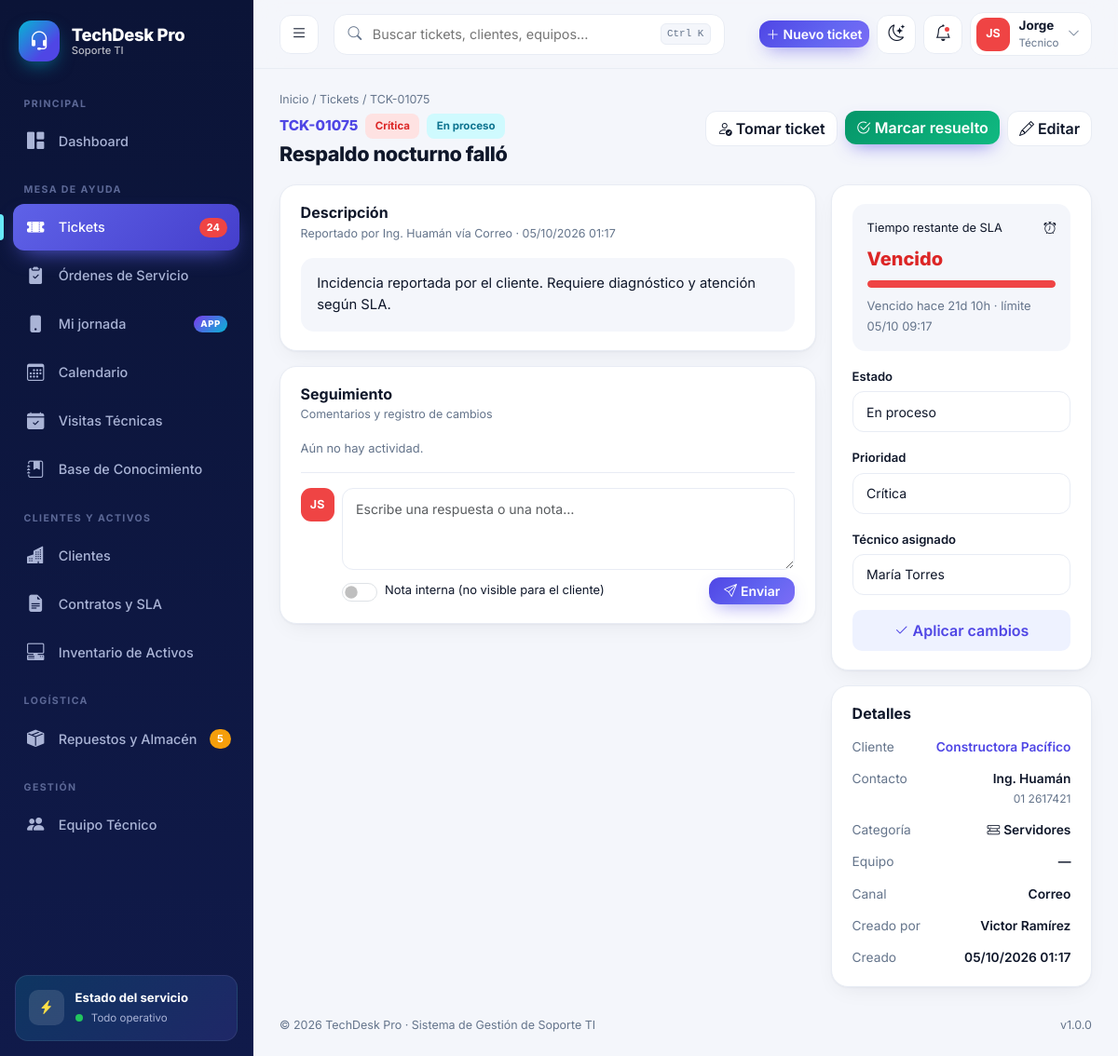
Page /tickets/ver/75 (signed in) on the committed database.
### tables this page shows
CREATE TABLE IF NOT EXISTS `tickets` (
  `id` int unsigned NOT NULL AUTO_INCREMENT,
  `codigo` varchar(20) NOT NULL,
  `cliente_id` int unsigned NOT NULL,
  `activo_id` int unsigned DEFAULT NULL,
  `categoria_id` tinyint unsigned NOT NULL,
  `asunto` varchar(180) NOT NULL,
  `descripcion` text,
  `prioridad` enum('baja','media','alta','critica') NOT NULL DEFAULT 'media',
  `estado` enum('abierto','en_proceso','pendiente','resuelto','cerrado') NOT NULL DEFAULT 'abierto',
  `canal` enum('web','correo','telefono','whatsapp','presencial') NOT NULL DEFAULT 'web',
  `tecnico_id` int unsigned DEFAULT NULL,
  `creado_por` int unsigned DEFAULT NULL,
  `fecha_limite` datetime DEFAULT NULL,
  `resuelto_at` datetime DEFAULT NULL,
  `created_at` datetime NOT NULL DEFAULT CURRENT_TIMESTAMP,
  `updated_at` datetime NOT NULL DEFAULT CURRENT_TIMESTAMP ON UPDATE CURRENT_TIMESTAMP,
  PRIMARY KEY (`id`),
  UNIQUE KEY `codigo` (`codigo`),
  KEY `idx_estado` (`estado`),
  KEY `idx_created` (`created_at`),
  KEY `cliente_id` (`cliente_id`),
  KEY `categoria_id` (`categoria_id`),
  KEY `tecnico_id` (`tecnico_id`),
  KEY `activo_id` (`activo_id`),
  CONSTRAINT `tickets_ibfk_1` FOREIGN KEY (`cliente_id`) REFERENCES `clientes` (`id`),
  CONSTRAINT `tickets_ibfk_2` FOREIGN KEY (`categoria_id`) REFERENCES `categorias` (`id`),
  CONSTRAINT `tickets_ibfk_3` FOREIGN KEY (`tecnico_id`) REFERENCES `usuarios` (`id`) ON DELETE SET NULL,
  CONSTRAINT `tickets_ibfk_4` FOREIGN KEY (`activo_id`) REFERENCES `activos` (`id`) ON DELETE SET NULL
);

CREATE TABLE IF NOT EXISTS `clientes` (
  `id` int unsigned NOT NULL AUTO_INCREMENT,
  `razon_social` varchar(150) NOT NULL,
  `ruc` varchar(15) DEFAULT NULL,
  `rubro` varchar(80) DEFAULT NULL,
  `direccion` varchar(200) DEFAULT NULL,
  `telefono` varchar(25) DEFAULT NULL,
  `email` varchar(120) DEFAULT NULL,
  `contacto` varchar(100) DEFAULT NULL,
  `estado` tinyint(1) NOT NULL DEFAULT '1',
  `created_at` timestamp NULL DEFAULT CURRENT_TIMESTAMP,
  PRIMARY KEY (`id`)
);

CREATE TABLE IF NOT EXISTS `categorias` (
  `id` tinyint unsigned NOT NULL AUTO_INCREMENT,
  `nombre` varchar(60) NOT NULL,
  `icono` varchar(40) NOT NULL DEFAULT 'bi-tag',
  `color` varchar(9) NOT NULL DEFAULT '#4f46e5',
  PRIMARY KEY (`id`)
);

### core/Controller.php (called while the page is built, shortened)
<?php
class Controller
{
    protected function render(string $view, array $data = [], string $title = ''): void
    {
        extract($data);
        require APP_PATH . "/views/{$view}.php";
        require APP_PATH . '/views/layouts/main.php';
    }
}

### app/controllers/TicketsController.php (called while the page is built, shortened)
<?php
class TicketsController extends Controller
{
    private Ticket $m;
    public function __construct() { require_once APP_PATH . '/models/Ticket.php'; $this->m = new Ticket(); }
    public function ver($id = 0): void
    {
        $t = $this->m->obtener((int)$id);
        $this->render('tickets/ver', ['t' => $t, 'coments' => $this->m->comentarios((int)$id), 'tecnicos' => $this->m->tecnicos()], $t['codigo']);
    }
}

### index.php (called while the page is built, shortened)
<?php
require ROOT_PATH . '/core/helpers.php';
require ROOT_PATH . '/core/Database.php';
require ROOT_PATH . '/core/Auth.php';
require ROOT_PATH . '/core/Controller.php';
try {
    (new App())->run();
} catch (PDOException $e) {
    http_response_code(500);
    echo '<!doctype html><meta charset="utf-8"><body style="font-family:system-ui;padding:48px;max-width:640px;margin:auto">'
       . '<h2>No se pudo conectar a la base de datos</h2>'
       . '<p>Ejecuta primero el instalador: <a href="' . BASE_URL . '/install.php">install.php</a></p>'
       . '<pre style="background:#f3f4f6;padding:12px;border-radius:8px;white-space:pre-wrap">' . htmlspecialchars($e->getMessage()) . '</pre></body>';
}

### app/models/Ticket.php (called while the page is built, shortened)
<?php
class Ticket
{
    private PDO $db;
    public function __construct() { $this->db = Database::conn(); }
    private function all(string $sql, array $p = []): array { $s = $this->db->prepare($sql); $s->execute($p); return $s->fetchAll(); }
    private function one(string $sql, array $p = []): ?array { $s = $this->db->prepare($sql); $s->execute($p); return $s->fetch() ?: null; }
    public function tecnicos(): array
    {
        return $this->all("SELECT u.id, CONCAT(u.nombres,' ',u.apellidos) nombre FROM usuarios u JOIN roles r ON r.id=u.rol_id
                           WHERE u.estado=1 AND r.nombre IN ('Técnico','Supervisor','Administrador') ORDER BY u.nombres");
    }
    public function obtener(int $id): ?array
    {
        return $this->one("SELECT t.*, c.razon_social cliente, c.contacto, c.telefono cli_tel, c.email cli_email, cat.nombre categoria, cat.icono cat_icono,
                CONCAT(u.nombres,' ',u.apellidos) tecnico, u.avatar_color color,
                a.codigo act_codigo, a.tipo act_tipo, a.marca act_marca, a.modelo act_modelo,
                CONCAT(cr.nombres,' ',cr.apellidos) creador
            FROM tickets t JOIN clientes c ON c.id=t.cliente_id JOIN categorias cat ON cat.id=t.categoria_id
            LEFT JOIN usuarios u ON u.id=t.tecnico_id LEFT JOIN activos a ON a.id=t.activo_id LEFT JOIN usuarios cr ON cr.id=t.creado_por
            WHERE t.id=?", [$id]);
    }
}

### core/Database.php (called while the page is built)
<?php
class Database
{
    private static ?PDO $pdo = null;
    public static function conn(): PDO
    {
        if (self::$pdo === null) {
            $dsn = 'mysql:host=' . DB_HOST . ';port=' . DB_PORT . ';dbname=' . DB_NAME . ';charset=utf8mb4';
            self::$pdo = new PDO($dsn, DB_USER, DB_PASS, [
                PDO::ATTR_ERRMODE            => PDO::ERRMODE_EXCEPTION,
                PDO::ATTR_DEFAULT_FETCH_MODE => PDO::FETCH_ASSOC,
                PDO::ATTR_EMULATE_PREPARES   => false,
            ]);
        }
        return self::$pdo;
    }
}

### core/Auth.php (called while the page is built, shortened)
<?php
class Auth
{
    public static function user(): ?array { return $_SESSION['user'] ?? null; }
}

### app/views/tickets/ver.php (the view, shortened to what this page needs)
<?php
[$sc, $st, $stLong] = sla_info($t);
$abierto = in_array($t['estado'], ['abierto', 'en_proceso', 'pendiente']);
$ini = strtotime($t['created_at']); $lim = strtotime($t['fecha_limite']);
$pct = $abierto ? min(100, max(0, round((time() - $ini) * 100 / max(1, $lim - $ini)))) : 100;
$yo = Auth::user();
?>
<div class="page-head">
  <div class="tk-head">
    <div class="crumbs"><a href="<?= url('dashboard') ?>">Inicio</a> / <a href="<?= url('tickets') ?>">Tickets</a> / <?= e($t['codigo']) ?></div>
    <div class="d-flex align-items-center gap-2 flex-wrap mb-1"><span class="tk-code-lg"><?= e($t['codigo']) ?></span><?= prio_pill($t['prioridad']) ?><?= estado_pill($t['estado']) ?></div>
    <h1><?= e($t['asunto']) ?></h1>
  </div>
  <div class="d-flex gap-2 flex-wrap">
    <?php if ($abierto): ?>
      <?php if ((int)$t['tecnico_id'] !== (int)$yo['id']): ?>
      <form method="post" action="<?= url('tickets/actualizar/' . $t['id']) ?>"><?= csrf_field() ?><input type="hidden" name="accion" value="tomar"><button class="btn btn-ghost"><i class="bi bi-person-check me-1"></i>Tomar ticket</button></form>
      <?php endif; ?>
      <form method="post" action="<?= url('tickets/actualizar/' . $t['id']) ?>"><?= csrf_field() ?><input type="hidden" name="accion" value="resolver"><button class="btn btn-brand" style="background:linear-gradient(135deg,#059669,#10b981)"><i class="bi bi-check2-circle me-1"></i>Marcar resuelto</button></form>
    <?php else: ?>
      <form method="post" action="<?= url('tickets/actualizar/' . $t['id']) ?>"><?= csrf_field() ?><input type="hidden" name="accion" value="reabrir"><button class="btn btn-ghost"><i class="bi bi-arrow-counterclockwise me-1"></i>Reabrir</button></form>
    <?php endif; ?>
    <a href="<?= url('tickets/editar/' . $t['id']) ?>" class="btn btn-ghost"><i class="bi bi-pencil me-1"></i>Editar</a>
  </div>
</div>
<div class="row g-3">
  <div class="col-xl-8">
    <div class="card-ui mb-3">
      <div class="card-head"><div><h6>Descripción</h6><small>Reportado por <?= e($t['contacto'] ?: $t['cliente']) ?> vía <?= e(CANALES[$t['canal']] ?? $t['canal']) ?> · <?= fdate($t['created_at'], 'd/m/Y H:i') ?></small></div></div>
      <div class="desc-box"><?= $t['descripcion'] ? e($t['descripcion']) : '<span class="text-muted">Sin descripción adicional.</span>' ?></div>
    </div>
    <div class="card-ui">
      <div class="card-head"><div><h6>Seguimiento</h6><small>Comentarios y registro de cambios</small></div></div>
      <?php foreach ($coments as $m):
        if ((int)$m['interno'] === 2): ?>
          <div class="sys-event"><i class="bi bi-lightning-charge-fill"></i><span><b><?= e($m['autor'] ?? 'Sistema') ?></b> <?= $m['comentario'] ?> · <?= e(hace($m['created_at'])) ?></span></div>
      <?php else: ?>
          <div class="comment <?= $m['interno'] ? 'internal' : '' ?>">
            <?= avatar_html($m['autor'] ?? 'Sistema', $m['color'] ?? '#64748b') ?>
            <div class="bubble">
              <div class="meta"><b><?= e($m['autor'] ?? 'Sistema') ?></b><span><?= e(hace($m['created_at'])) ?></span><?= $m['interno'] ? '<span class="pill pill-warning">Nota interna</span>' : '' ?></div>
              <div style="white-space:pre-line"><?= e($m['comentario']) ?></div>
            </div>
          </div>
      <?php endif; endforeach; if (!$coments) echo '<p class="text-muted small">Aún no hay actividad.</p>'; ?>
      <form method="post" action="<?= url('tickets/comentar/' . $t['id']) ?>" class="form-ui mt-3 pt-3" style="border-top:1px solid var(--line)">
        <div class="d-flex gap-2">
          <?= avatar_html($yo['nombre'], $yo['color']) ?>
          <div class="flex-grow-1">
            <textarea class="form-control" rows="3" name="comentario" placeholder="Escribe una respuesta o una nota…" required></textarea>
            <div class="d-flex justify-content-between align-items-center mt-2">
              <div class="form-check form-switch m-0"><input class="form-check-input" type="checkbox" role="switch" name="interno" id="interno" value="1"><label class="form-check-label small" for="interno">Nota interna (no visible para el cliente)</label></div>
              <button class="btn btn-brand btn-sm px-3"><i class="bi bi-send me-1"></i>Enviar</button>
            </div>
          </div>
        </div>
      </form>
    </div>
  </div>
  <div class="col-xl-4">
    <div class="card-ui mb-3">
      <div class="sla-box <?= $sc ?>">
        <div class="top"><span><?= $abierto ? 'Tiempo restante de SLA' : 'Resultado de SLA' ?></span><i class="bi bi-alarm"></i></div>
        <div class="time"><?= e($st) ?></div>
        <div class="progress-ui my-2"><div class="bar" style="width:<?= $pct ?>%;background:<?= $sc === 'bad' ? '#ef4444' : ($sc === 'warn' ? '#f59e0b' : '#10b981') ?>"></div></div>
        <small class="text-muted"><?= e($stLong) ?> · límite <?= fdate($t['fecha_limite'], 'd/m H:i') ?></small>
      </div>
      <form method="post" action="<?= url('tickets/actualizar/' . $t['id']) ?>" class="form-ui">
        <div class="mb-3"><label class="lbl">Estado</label>
          <select class="form-select" name="estado"><?php foreach (ESTADOS_TK as $k => $v): ?><option value="<?= $k ?>" <?= $t['estado'] === $k ? 'selected' : '' ?>><?= $v ?></option><?php endforeach; ?></select></div>
        <div class="mb-3"><label class="lbl">Prioridad</label>
          <select class="form-select" name="prioridad"><?php foreach (PRIORIDADES as $k => $v): ?><option value="<?= $k ?>" <?= $t['prioridad'] === $k ? 'selected' : '' ?>><?= $v ?></option><?php endforeach; ?></select></div>
        <div class="mb-3"><label class="lbl">Técnico asignado</label>
          <select class="form-select" name="tecnico_id"><option value="0">Sin asignar</option>
            <?php foreach ($tecnicos as $u): ?><option value="<?= $u['id'] ?>" <?= (int)$t['tecnico_id'] === (int)$u['id'] ? 'selected' : '' ?>><?= e($u['nombre']) ?></option><?php endforeach; ?></select></div>
        <button class="btn btn-soft w-100" style="height:44px"><i class="bi bi-check2 me-1"></i>Aplicar cambios</button>
      </form>
    </div>
    <div class="card-ui">
      <div class="card-head"><div><h6>Detalles</h6></div></div>
      <div class="info-list">
        <div class="info-item"><span>Cliente</span><b><a href="<?= url('clientes/ver/' . $t['cliente_id']) ?>" class="link-brand"><?= e($t['cliente']) ?></a></b></div>
        <div class="info-item"><span>Contacto</span><b><?= e($t['contacto'] ?: '—') ?><?= $t['cli_tel'] ? '<br><small class="text-muted fw-normal">' . e($t['cli_tel']) . '</small>' : '' ?></b></div>
        <div class="info-item"><span>Categoría</span><b><i class="bi <?= e($t['cat_icono']) ?> me-1"></i><?= e($t['categoria']) ?></b></div>
        <div class="info-item"><span>Equipo</span><b><?= $t['act_codigo'] ? e($t['act_codigo'] . ' · ' . $t['act_tipo']) . '<br><small class="text-muted fw-normal">' . e(trim($t['act_marca'] . ' ' . $t['act_modelo'])) . '</small>' : '—' ?></b></div>
        <div class="info-item"><span>Canal</span><b><?= e(CANALES[$t['canal']] ?? '') ?></b></div>
        <div class="info-item"><span>Creado por</span><b><?= e($t['creador'] ?: '—') ?></b></div>
        <div class="info-item"><span>Creado</span><b><?= fdate($t['created_at'], 'd/m/Y H:i') ?></b></div>
      </div>
    </div>
  </div>
</div>

### assets/css/app.css (style rules this page uses)
:root { --brand:#4f46e5; --brand-2:#6366f1; --brand-3:#06b6d4; --brand-soft:#eef2ff; --bg:#f4f6fb; --card:#ffffff; --ink:#0f172a; --muted:#64748b; --line:#e8ecf4; --sb-bg:#0b1437; --sb-bg2:#101a4a; --sb-ink:#aab4d6; --sb-w:272px; --sb-w-c:78px; --shadow:0 1px 2px rgba(15,23,42,.04),0 8px 24px -8px rgba(15,23,42,.08); --radius:18px; }
* { box-sizing:border-box }
body { font-family:'Inter',system-ui,-apple-system,Segoe UI,sans-serif;background:var(--bg);color:var(--ink);font-size:.925rem;-webkit-font-smoothing:antialiased }
a { text-decoration:none }
.text-muted { color:var(--muted)!important }
.link-brand { color:var(--brand);font-weight:600 }
.btn-brand { background:linear-gradient(135deg,var(--brand),var(--brand-2) 60%,#7c6cf6);color:#fff;border:0;font-weight:600;border-radius:12px;box-shadow:0 8px 20px -8px rgba(79,70,229,.7);transition:.2s }
.btn-soft { background:var(--brand-soft);color:var(--brand);font-weight:600;border-radius:10px;border:0 }
.card-ui { background:var(--card);border:1px solid var(--line);border-radius:var(--radius);padding:1.25rem 1.35rem;box-shadow:var(--shadow) }
.card-head { display:flex;justify-content:space-between;align-items:flex-start;gap:1rem;margin-bottom:1rem }
.card-head h6 { font-weight:700;margin:0;font-size:1rem }
.card-head small { color:var(--muted);font-size:.78rem }
.progress-ui { height:8px;border-radius:99px;background:var(--bg);overflow:hidden;flex:1 }
.progress-ui .bar { height:100%;border-radius:99px;background:var(--brand);transition:width 1s }
.page-head { display:flex;justify-content:space-between;align-items:center;gap:1rem;flex-wrap:wrap;margin-bottom:1.25rem }
.page-head h1 { font-size:1.5rem;font-weight:800;letter-spacing:-.5px;margin:0 }
.crumbs { font-size:.78rem;color:var(--muted);margin-bottom:.35rem }
.crumbs a { color:var(--muted) }
.select-ui,.form-ui .form-control,.form-ui .form-select { height:44px;border:1.5px solid var(--line);border-radius:12px;background:var(--card);color:var(--ink);font-size:.88rem;padding:0 .9rem;outline:0;transition:.2s }
.form-ui textarea.form-control { height:auto;padding:.7rem .9rem }
.form-ui label.lbl { font-weight:600;font-size:.82rem;margin-bottom:.35rem;color:var(--ink) }
.form-ui .form-check-input { width:2.6em;height:1.4em }
.btn-ghost { background:var(--card);border:1px solid var(--line);color:var(--ink);border-radius:12px;font-weight:600 }
.tk-head h1 { font-size:1.35rem;font-weight:800;letter-spacing:-.4px }
.tk-code-lg { font-weight:800;color:var(--brand);font-size:.95rem }
.info-list { display:grid;gap:.85rem }
.info-item { display:flex;justify-content:space-between;gap:1rem;font-size:.86rem;align-items:flex-start }
.info-item span:first-child { color:var(--muted);flex:none }
.info-item b { font-weight:600;text-align:right }
.sla-box { border-radius:14px;padding:1rem;background:var(--bg);margin-bottom:1rem }
.sla-box .top { display:flex;justify-content:space-between;font-size:.8rem;margin-bottom:.5rem }
.sla-box .time { font-size:1.25rem;font-weight:800 }
.sla-box.bad .time { color:#dc2626 }
.desc-box { background:var(--bg);border-radius:14px;padding:1rem 1.1rem;line-height:1.6;white-space:pre-line }
.form-switch .form-check-label { margin-left:.5rem }

### rows in the picture
tickets: codigo "TCK-01075", asunto "Respaldo nocturno falló", cliente.contacto "Ing. Huamán", canal "Correo", created_at "05/10/2026 01:17", descripcion "Incidencia reportada por el cliente. Requiere diagnóstico y atención según SLA.", fecha_limite "05/10 09:17", estado "En proceso", prioridad "Crítica", tecnico_id "María Torres", cliente.razon_social "Constructora Pacífico", cliente.telefono "01 2617421", categoria.nombre "Servidores"

### other values in the picture
empresa_nombre() "TechDesk Pro"
cfg('empresa_eslogan', 'Soporte TI') "Soporte TI"
$seccion "PRINCIPAL"
$it['label'] "Dashboard"
$seccion "MESA DE AYUDA"
$it['label'] "Tickets"
$badge "24"
$it['label'] "Órdenes de Servicio"
$it['label'] "Mi jornada"
$it['tag'] "APP"
$it['label'] "Calendario"
$it['label'] "Visitas Técnicas"
$it['label'] "Base de Conocimiento"
$seccion "CLIENTES Y ACTIVOS"
$it['label'] "Clientes"
